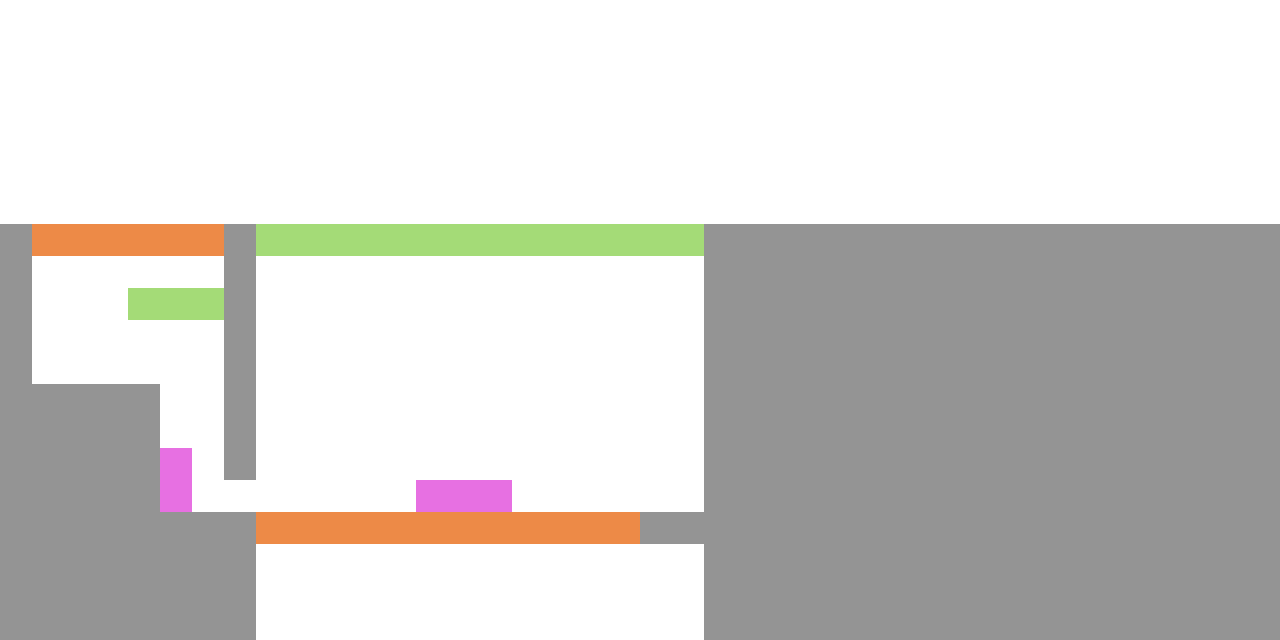

The image is a tile-based game level rendered from a .tmx file. Its description and source (layers, tilesets, objects; grid data summarised) follow:
An orthogonal 40x20 tile map with 32x32 px tiles, 5 tile layers (backgroundLayer, blockedLayer, moveableLayer1, orangeFilter, ...) and 4 objects.

<map version="1.2" tiledversion="1.2.3" orientation="orthogonal" renderorder="right-down" width="40" height="20" tilewidth="32" tileheight="32" infinite="0" nextlayerid="10" nextobjectid="9">
 <tileset firstgid="1" name="tileset" tilewidth="32" tileheight="32" tilecount="16" columns="4">
  <image source="tileset.png" width="128" height="128" />
 </tileset>
 <layer id="3" name="backgroundLayer" width="40" height="20">
  <data>[800 cells, 800 non-empty, 1 distinct tile ids]</data>
 </layer>
 <layer id="2" name="blockedLayer" width="40" height="20">
  <data>[800 cells, 303 non-empty, 2 distinct tile ids]</data>
 </layer>
 <layer id="7" name="moveableLayer1" width="40" height="20">
  <properties>
   <property name="id" type="int" value="1" />
   <property name="type" value="moveableLayer" />
  </properties>
  <data>[800 cells, 5 non-empty, 1 distinct tile ids]</data>
 </layer>
 <objectgroup id="6" name="objectsLayer">
  <properties>
   <property name="id" type="int" value="1" />
   <property name="type" value="button" />
  </properties>
  <object id="5" gid="7" x="1088" y="192" width="32" height="32">
   <properties>
    <property name="type" value="exit" />
   </properties>
  </object>
  <object id="6" gid="7" x="96" y="192" width="32" height="32">
   <properties>
    <property name="type" value="playerStart" />
   </properties>
  </object>
  <object id="7" gid="7" x="640" y="512" width="32" height="32">
   <properties>
    <property name="id" type="int" value="1" />
    <property name="type" value="button" />
   </properties>
  </object>
  <object id="8" gid="7" x="64" y="384" width="32" height="32">
   <properties>
    <property name="id" type="int" value="1" />
    <property name="type" value="button" />
   </properties>
  </object>
 </objectgroup>
 <layer id="5" name="orangeFilter" width="40" height="20">
  <properties>
   <property name="color" value="ED8A47" />
   <property name="type" value="filterLayer" />
  </properties>
  <data>[800 cells, 16 non-empty, 1 distinct tile ids]</data>
 </layer>
 <layer id="4" name="greenFilter" width="40" height="20">
  <properties>
   <property name="color" value="A4DB77" />
   <property name="type" value="filterLayer" />
  </properties>
  <data>[800 cells, 17 non-empty, 1 distinct tile ids]</data>
 </layer>
</map>
